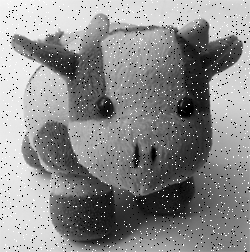
#> input picture boneka2.tif, 250 x 252 px
$ jupyter execute 'Filter Median (1).ipynb'   (shell and % lines are left out)
#> lines starting #> are read from the running program, lines starting #| are printed output that depends on the picture
# Praktikum PCD 7 - Filter Median

Import Library

[cell 1]
import matplotlib.pyplot as plt  # Mengimport modul matplotlib.pyplot sebagai plt

# Mengaktifkan mode inline untuk menampilkan plot secara langsung di notebook

from skimage import data  # Mengimport modul data dari skimage untuk mengakses data citra bawaan
from skimage.io import imread  # Mengimport fungsi imread dari modul io dalam skimage untuk membaca citra
from skimage.color import rgb2gray  # Mengimport fungsi rgb2gray dari modul color dalam skimage untuk mengonversi citra RGB ke grayscale
import numpy as np  # Mengimport modul numpy sebagai np untuk operasi-operasi array

Load & Plot Input Image

[cell 2]
citra1 = imread(fname="boneka2.tif")  # Membaca citra dengan nama file "boneka2.tif" menggunakan fungsi imread dan menyimpannya dalam variabel citra1
#> citra1 is the input picture: shape (252, 250); min 0, max 255, mean 139.1
citra2 = imread(fname="gedung.tif")  # Membaca citra dengan nama file "gedung.tif" menggunakan fungsi imread dan menyimpannya dalam variabel citra2
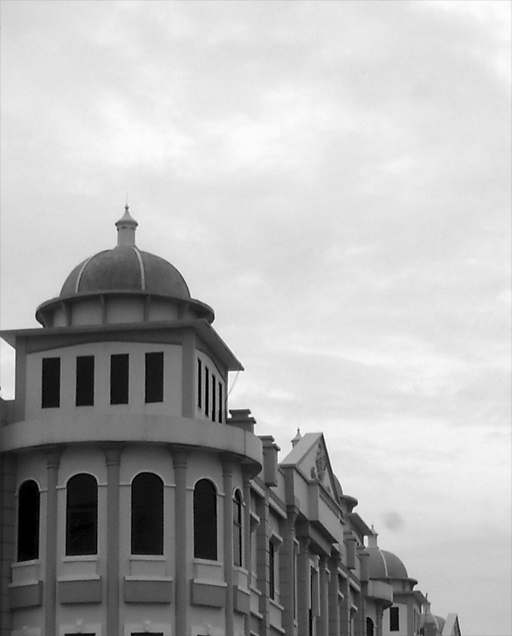
#> input picture gedung.tif, 512 x 636 px
#> citra2 is the input picture: shape (636, 512); min 0, max 255, mean 177.6

print('Shape citra 1 : ', citra1.shape)  # Menampilkan bentuk (shape) citra1
#| Shape citra 1 :  (252, 250)
print('Shape citra 1 : ', citra2.shape)  # Menampilkan bentuk (shape) citra2
#| Shape citra 1 :  (636, 512)

fig, axes = plt.subplots(1, 2, figsize=(10, 10))  # Membuat objek gambar dengan 1 baris dan 2 kolom menggunakan subplots, dengan ukuran (10, 10)
ax = axes.ravel()  # Melakukan perataan (flattening) pada objek axes menjadi array 1 dimensi

ax[0].imshow(citra1, cmap='gray')  # Menampilkan citra1 pada sumbu dengan menggunakan cmap 'gray'
ax[0].set_title("Citra 1")  # Memberikan judul "Citra 1" pada sumbu tersebut

ax[1].imshow(citra2, cmap='gray')  # Menampilkan citra2 pada sumbu dengan menggunakan cmap 'gray'
ax[1].set_title("Citra 2")  # Memberikan judul "Citra 2" pada sumbu tersebut
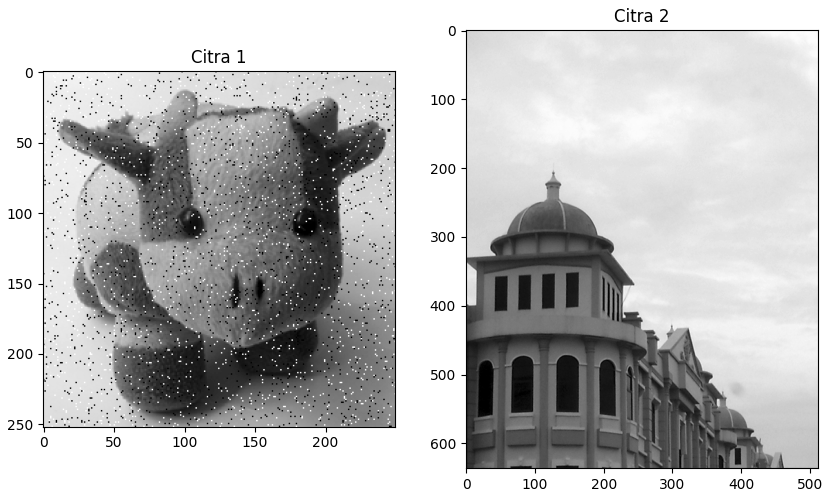
#> figure drawn by matplotlib, 2 panels

Code Asal Matlab

[cell 3]
#%proses filter median untuk citra mobil
#for baris=2 : tinggiA-1
#    for kolom=2 : lebarA-1
#        dataA = [inputMobil(baris-1, kolom-1) inputMobil(baris-1, kolom) inputMobil(baris-1, kolom+1)  ...
#              inputMobil(baris, kolom-1) inputMobil(baris, kolom) inputMobil(baris, kolom+1)  ...
#              inputMobil(baris+1, kolom-1) inputMobil(baris+1, kolom) inputMobil(baris+1, kolom+1)];
#        % Urutkan
#        for i=1 : 8
#            for j=i+1 : 9
#                if dataA(i) > dataA(j)
#                    tmpA = dataA(i);
#                    dataA(i) = dataA(j);
#                    dataA(j) = tmpA;
#                end
#            end
#        end
#        % Ambil nilai median
#        outputMobil(baris, kolom) = dataA(5);
#    end
#end

Menyiapkan variable output

[cell 4]
copyCitra1 = citra1.copy()  # Meng-copy citra1 ke dalam variabel copyCitra1
copyCitra2 = citra2.copy()  # Meng-copy citra2 ke dalam variabel copyCitra2

m1, n1 = copyCitra1.shape  # Mendapatkan dimensi baris dan kolom dari copyCitra1
#> m1 = 252; n1 = 250
output1 = np.empty([m1, n1])  # Membuat array kosong dengan dimensi m1 x n1 sebagai output1

m2, n2 = copyCitra2.shape  # Mendapatkan dimensi baris dan kolom dari copyCitra2
#> m2 = 636; n2 = 512
output2 = np.empty([m2, n2])  # Membuat array kosong dengan dimensi m2 x n2 sebagai output2

print('Shape copy citra 1 : ', copyCitra1.shape)  # Menampilkan bentuk (shape) dari copyCitra1
#| Shape copy citra 1 :  (252, 250)
print('Shape output citra 1 : ', output1.shape)  # Menampilkan bentuk (shape) dari output1
#| Shape output citra 1 :  (252, 250)

print('m1 : ', m1)  # Menampilkan nilai m1
#| m1 :  252
print('n1 : ', n1)  # Menampilkan nilai n1
#| n1 :  250
print()

print('Shape copy citra 2 : ', copyCitra2.shape)  # Menampilkan bentuk (shape) dari copyCitra2
#| Shape copy citra 2 :  (636, 512)
print('Shape output citra 3 : ', output2.shape)  # Menampilkan bentuk (shape) dari output2
#| Shape output citra 3 :  (636, 512)
print('m2 : ', m2)  # Menampilkan nilai m2
#| m2 :  636
print('n2 : ', n2)  # Menampilkan nilai n2
#| n2 :  512
print()

Proses Filter Median Pada Citra Input 1

[cell 5]
for baris in range(0, m1-1):  # Iterasi melalui setiap baris dalam range 0 hingga m1-1 pada citra 1
    for kolom in range(0, n1-1):  # Iterasi melalui setiap kolom dalam range 0 hingga n1-1 pada citra 1
        a1 = baris  # Variabel a1 mengambil nilai baris saat ini
        b1 = kolom  # Variabel b1 mengambil nilai kolom saat ini
        dataA = [copyCitra1[a1-1, b1-1], copyCitra1[a1-1, b1], copyCitra1[a1-1, b1+1], \
              copyCitra1[a1, b1-1], copyCitra1[a1, b1], copyCitra1[a1, b1+1], \
              copyCitra1[a1+1, b1-1], copyCitra1[a1+1, b1], copyCitra1[a1+1, b1+1]]  # Mengumpulkan data piksel sekitar a1, b1 dalam array dataA

        # Urutkan
        for i in range(1, 8):  # Iterasi melalui indeks 1 hingga 7
            for j in range(i, 9):  # Iterasi melalui indeks i hingga 8
                if dataA[i] > dataA[j]:  # Jika nilai dataA[i] lebih besar dari dataA[j], lakukan pertukaran nilai
                    tmpA = dataA[i]
                    dataA[i] = dataA[j]
                    dataA[j] = tmpA

        output1[a1, b1] = dataA[5]  # Nilai piksel pada output1[a1, b1] diisi dengan nilai dataA indeks ke-5
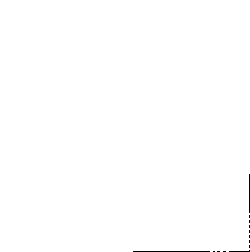
#> output1: shape (252, 250) float64; 0.26% of the values are NaN or infinite; the others: min -1.5e+305, max 2.77e+180, mean -2.38e+300; drawn with min black, max white, NaN and infinite black

Proses Filter Median Pada Citra Input 2

[cell 6]
for baris in range(0, m2-1):  # Iterasi melalui setiap baris dalam range 0 hingga m2-1 pada citra 2
    for kolom in range(0, n2-1):  # Iterasi melalui setiap kolom dalam range 0 hingga n2-1 pada citra 2
        a1 = baris  # Variabel a1 mengambil nilai baris saat ini
        b1 = kolom  # Variabel b1 mengambil nilai kolom saat ini
        dataA = [copyCitra2[a1-1, b1-1], copyCitra2[a1-1, b1], copyCitra2[a1-1, b1+1], \
              copyCitra2[a1, b1-1], copyCitra2[a1, b1], copyCitra2[a1, b1+1], \
              copyCitra2[a1+1, b1-1], copyCitra2[a1+1, b1], copyCitra2[a1+1, b1+1]]  # Mengumpulkan data piksel sekitar a1, b1 dalam array dataA

        # Urutkan
        for i in range(1, 8):  # Iterasi melalui indeks 1 hingga 7
            for j in range(i, 9):  # Iterasi melalui indeks i hingga 8
                if dataA[i] > dataA[j]:  # Jika nilai dataA[i] lebih besar dari dataA[j], lakukan pertukaran nilai
                    tmpA = dataA[i]
                    dataA[i] = dataA[j]
                    dataA[j] = tmpA

        output2[a1, b1] = dataA[5]  # Nilai piksel pada output2[a1, b1] diisi dengan nilai dataA indeks ke-5

Plot Citra Input dan Output Hasil dari Filter Rerata

[cell 7]
fig, axes = plt.subplots(2, 2, figsize=(10, 10))  # Membuat subplots dengan ukuran 2x2 dan ukuran figur 10x10
ax = axes.ravel()  # Meratakan array axes menjadi 1 dimensi

ax[0].imshow(citra1, cmap='gray')  # Menampilkan citra 1 pada subplot indeks 0
ax[0].set_title("Input Citra 1")  # Mengatur judul subplot indeks 0

ax[1].imshow(citra2, cmap='gray')  # Menampilkan citra 2 pada subplot indeks 1
ax[1].set_title("Input Citra 1")  # Mengatur judul subplot indeks 1

ax[2].imshow(output1, cmap='gray')  # Menampilkan output citra 1 pada subplot indeks 2
ax[2].set_title("Output Citra 1")  # Mengatur judul subplot indeks 2

ax[3].imshow(output2, cmap='gray')  # Menampilkan output citra 2 pada subplot indeks 3
ax[3].set_title("Output Citra 2")  # Mengatur judul subplot indeks 3
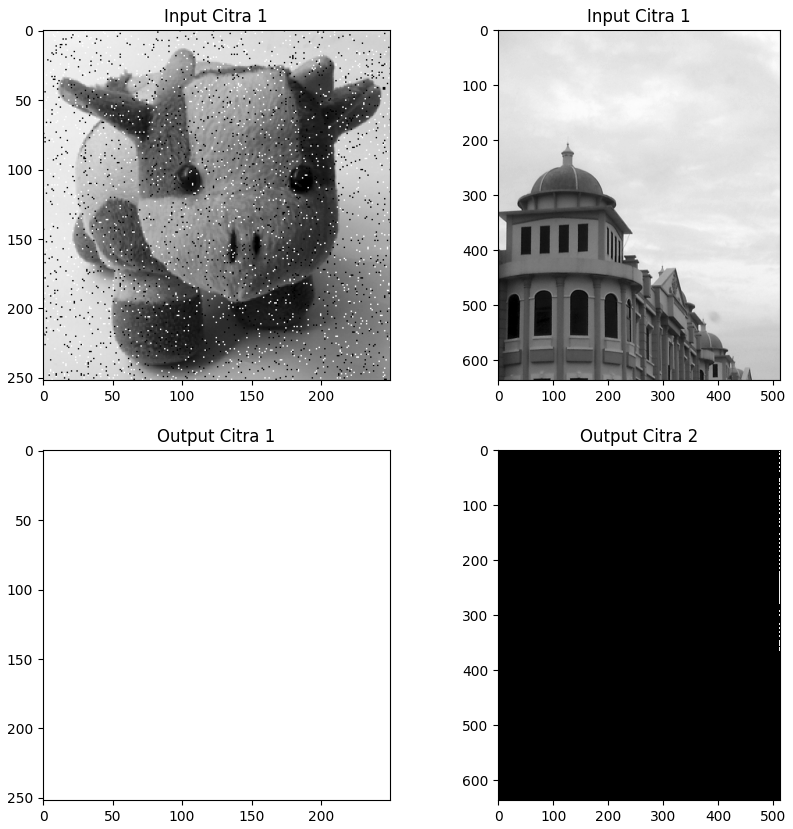
#> figure drawn by matplotlib, 4 panels
